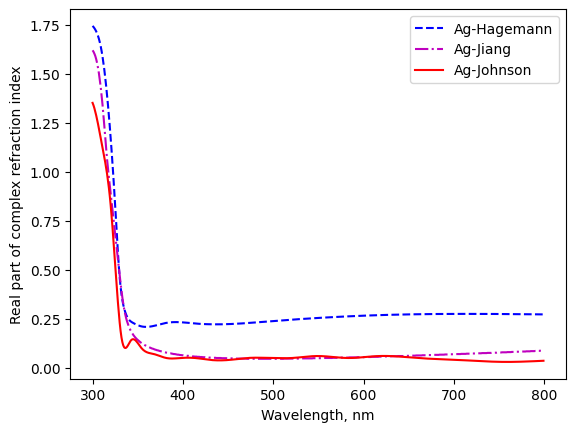

Python code for this plot:
import numpy as np
import matplotlib.pyplot as plt
from mstm_studio.rii_materials import RiiMaterial

wls = np.arange(300, 800, 1)

mat = RiiMaterial()  # search RII archive in default paths
mat.scan()           # fill db items
print(mat.rii_db_items['main']['Ag'])
# ['Babar', 'Choi', 'Ciesielski', 'Ciesielski-Ge', 'Ciesielski-Ni',
#  'Ferrera-298K', 'Ferrera-404K', 'Ferrera-501K', 'Ferrera-600K',
#  'Hagemann', 'Jiang', 'Johnson', 'McPeak', 'Rakic-BB', 'Rakic-LD',
#  'Stahrenberg', 'Werner', 'Werner-DFT', 'Windt', 'Wu', 'Yang']

mat.select('main', 'Ag', 'Hagemann')
plt.plot(wls, mat.get_n(wls), 'b--', label='Ag-Hagemann')

mat.select('main', 'Ag', 'Jiang')
plt.plot(wls, mat.get_n(wls), 'm-.', label='Ag-Jiang')

mat.select('main', 'Ag', 'Johnson')
plt.plot(wls, mat.get_n(wls), 'r-', label='Ag-Johnson')


plt.legend()
plt.xlabel('Wavelength, nm')
plt.ylabel('Real part of complex refraction index')
plt.savefig('mat_rii_ag.png', bbox_inches='tight')
